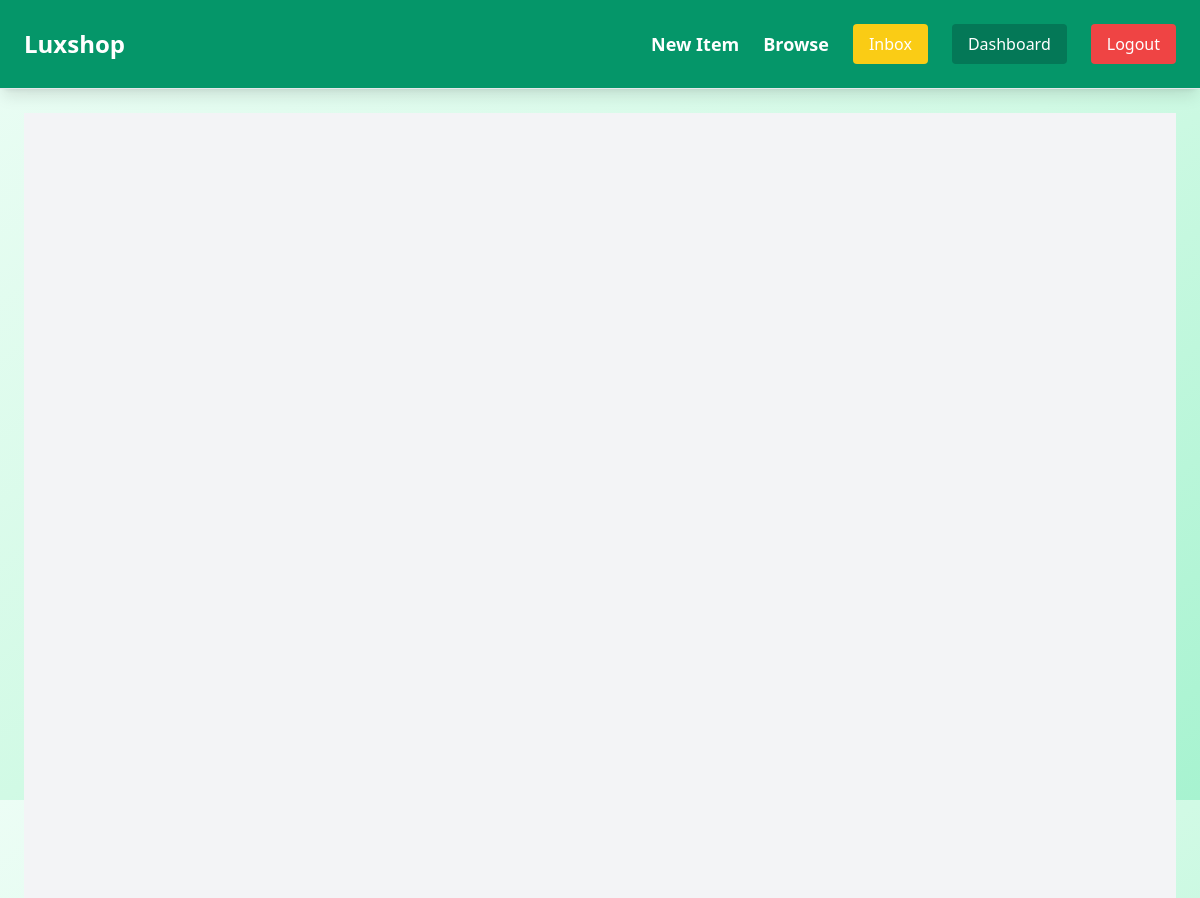
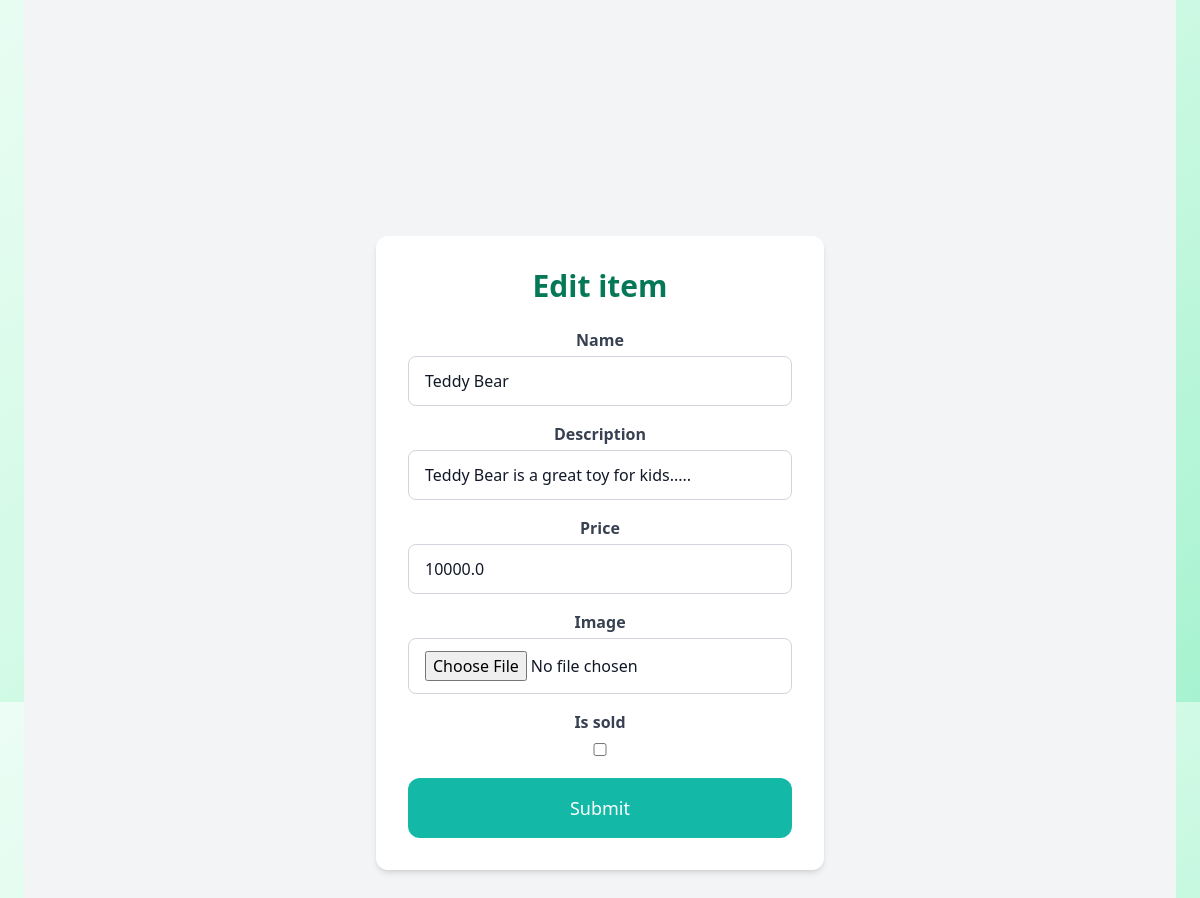
The page /items/1/edit/ (signed in) on the database its author committed (2 pictures, top to bottom).
### item/models.py (models this page shows, shortened)
class Item(models.Model):
   category = models.ForeignKey(Category, related_name='items', on_delete=models.CASCADE)
   name = models.CharField(max_length=225)
   description = models.TextField(blank=True, null=True)
   price = models.FloatField()
   image = models.ImageField(upload_to='item_images',blank=True, null=True)
   is_sold = models.BooleanField(default=False)
   created_by = models.ForeignKey(User, related_name='items', on_delete=models.CASCADE)
   created_at = models.DateTimeField(auto_now_add=True)

### item/views.py (the view)
# urls.py: path('<int:pk>/edit/', views.edit, name='edit'),
@login_required
def edit(request, pk):
   item = get_object_or_404(Item, pk=pk, created_by=request.user)
   if request.method == 'POST':
      form = EditItemForm(request.POST, request.FILES, instance=item)
      if form.is_valid():
         form.save()
         return redirect('item:detail', pk=item.id)
   else:
         form = EditItemForm(instance=item)
   return render(request, 'item/form.html', {'form':form, 'title':'Edit item'})

### item/forms.py
class EditItemForm(forms.ModelForm):
   class Meta:
      model = Item
      fields = ('name', 'description', 'price', 'image', 'is_sold')
      widgets = {
      'name':forms.TextInput(attrs={
         'class':INPUT_CLASSES
      }),
      'description':forms.Textarea(attrs={
         'class':INPUT_CLASSES
      }),
      'price':forms.TextInput(attrs={
         'class':INPUT_CLASSES
      }),
      'image':forms.FileInput(attrs={
         'class':INPUT_CLASSES
      })
   }

### core/context_processors.py (called while the page is built)
def unread_message_count(request):
    if request.user.is_authenticated:
        count = ConversationMessage.objects.filter(
            conversation__members=request.user,  # belongs to a conversation I’m in
            is_read=False                        # not read yet
        ).exclude(
            created_by=request.user              # don’t count my own messages
        ).count()
        return {'unread_message_count': count}
    return {}

### item/templates/item/form.html (shortened to what this page needs)
{% extends 'core/base.html' %}
{% block content %}
<div class="flex items-center justify-center min-h-screen bg-gray-100">
    <div class="bg-white p-8 rounded-xl shadow-md w-full max-w-md">
        <h1 class="text-3xl font-bold text-emerald-700 mb-6 text-center">{{ title }}</h1>
        <form method="POST" action="." enctype="multipart/form-data" class="space-y-4">
            <div class="space-y-4">
                {% for field in form %}
    <div>
        <label class="block text-gray-700 font-semibold mb-1 text-center">
            {{ field.label }}
        </label>
        <input type="{{ field.field.widget.input_type }}"
               name="{{ field.name }}"
               value="{{ field.value|default_if_none:'' }}"
               class="w-full px-4 py-3 border border-gray-300 rounded-lg focus:outline-none focus:ring-2 focus:ring-blue-500">
    </div>
    {% endfor %}
            </div>
            <button class="mt-6 py-4 px-8 text-lg bg-teal-500 hover:bg-teal-700 rounded-xl text-center text-white w-full">
                Submit
            </button>
        </form>
    </div>
</div>
{% endblock %}

### rows shown on the page
Item: name "Teddy Bear" "Teddy Bear is a great toy for kids....." "10000.0"

### other values the page prints
{{ title }} "Edit item"
{{ field.label }} "Name" "Description" "Price" "Image" "Is sold"
